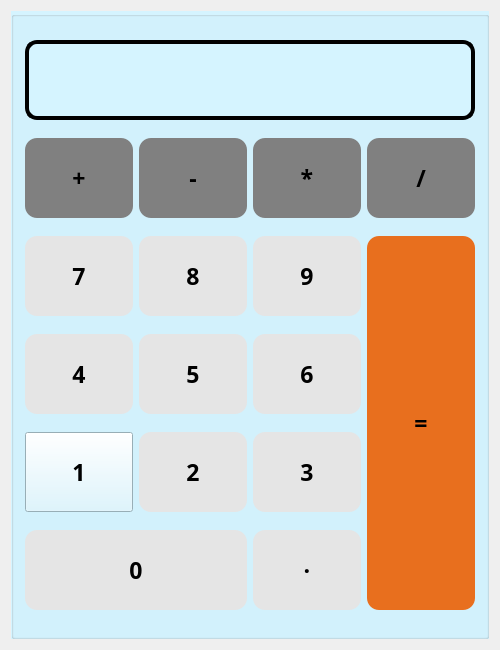
<?xml version="1.0" encoding="UTF-8"?>
<ui version="4.0">
 <class>MyDialog</class>
 <widget class="QDialog" name="MyDialog">
  <property name="geometry">
   <rect>
    <x>0</x>
    <y>0</y>
    <width>500</width>
    <height>650</height>
   </rect>
  </property>
  <property name="minimumSize">
   <size>
    <width>500</width>
    <height>650</height>
   </size>
  </property>
  <property name="maximumSize">
   <size>
    <width>500</width>
    <height>650</height>
   </size>
  </property>
  <property name="windowTitle">
   <string>MyDialog</string>
  </property>
  <layout class="QGridLayout" name="gridLayout_3">
   <item row="0" column="0">
    <widget class="QGroupBox" name="groupBox">
     <property name="minimumSize">
      <size>
       <width>380</width>
       <height>400</height>
      </size>
     </property>
     <property name="font">
      <font>
       <family>黑体</family>
       <pointsize>17</pointsize>
       <weight>75</weight>
       <bold>true</bold>
       <kerning>true</kerning>
      </font>
     </property>
     <property name="layoutDirection">
      <enum>Qt::LeftToRight</enum>
     </property>
     <property name="autoFillBackground">
      <bool>false</bool>
     </property>
     <property name="styleSheet">
      <string notr="true">background-color: rgb(213, 244, 255);</string>
     </property>
     <property name="title">
      <string/>
     </property>
     <layout class="QGridLayout" name="gridLayout">
      <item row="1" column="3">
       <widget class="QPushButton" name="button_chu">
        <property name="minimumSize">
         <size>
          <width>50</width>
          <height>80</height>
         </size>
        </property>
        <property name="font">
         <font>
          <family>黑体</family>
          <pointsize>17</pointsize>
          <weight>75</weight>
          <italic>false</italic>
          <bold>true</bold>
          <kerning>true</kerning>
         </font>
        </property>
        <property name="styleSheet">
         <string notr="true">border-radius:12px ;background-color:gray;
</string>
        </property>
        <property name="text">
         <string>/</string>
        </property>
       </widget>
      </item>
      <item row="1" column="2">
       <widget class="QPushButton" name="button_cheng">
        <property name="minimumSize">
         <size>
          <width>50</width>
          <height>80</height>
         </size>
        </property>
        <property name="font">
         <font>
          <family>黑体</family>
          <pointsize>17</pointsize>
          <weight>75</weight>
          <italic>false</italic>
          <bold>true</bold>
          <kerning>true</kerning>
         </font>
        </property>
        <property name="styleSheet">
         <string notr="true">border-radius:12px;background-color:gray;</string>
        </property>
        <property name="text">
         <string>*</string>
        </property>
       </widget>
      </item>
      <item row="1" column="1">
       <widget class="QPushButton" name="button_jian">
        <property name="minimumSize">
         <size>
          <width>50</width>
          <height>80</height>
         </size>
        </property>
        <property name="font">
         <font>
          <family>黑体</family>
          <pointsize>17</pointsize>
          <weight>75</weight>
          <italic>false</italic>
          <bold>true</bold>
          <kerning>true</kerning>
         </font>
        </property>
        <property name="styleSheet">
         <string notr="true">border-radius:12px;background-color:gray;</string>
        </property>
        <property name="text">
         <string>-</string>
        </property>
       </widget>
      </item>
      <item row="1" column="0">
       <widget class="QPushButton" name="button_jia">
        <property name="minimumSize">
         <size>
          <width>50</width>
          <height>80</height>
         </size>
        </property>
        <property name="font">
         <font>
          <family>黑体</family>
          <pointsize>17</pointsize>
          <weight>75</weight>
          <italic>false</italic>
          <bold>true</bold>
          <kerning>true</kerning>
         </font>
        </property>
        <property name="styleSheet">
         <string notr="true">border-radius:12px;background-color:gray;</string>
        </property>
        <property name="text">
         <string>+</string>
        </property>
       </widget>
      </item>
      <item row="4" column="1">
       <widget class="QPushButton" name="button_2">
        <property name="minimumSize">
         <size>
          <width>50</width>
          <height>80</height>
         </size>
        </property>
        <property name="font">
         <font>
          <family>黑体</family>
          <pointsize>17</pointsize>
          <weight>75</weight>
          <italic>false</italic>
          <bold>true</bold>
          <kerning>true</kerning>
         </font>
        </property>
        <property name="styleSheet">
         <string notr="true">border-radius:12px;background-color:rgb(229,229,229);</string>
        </property>
        <property name="text">
         <string>2</string>
        </property>
       </widget>
      </item>
      <item row="3" column="2">
       <widget class="QPushButton" name="button_6">
        <property name="minimumSize">
         <size>
          <width>50</width>
          <height>80</height>
         </size>
        </property>
        <property name="font">
         <font>
          <family>黑体</family>
          <pointsize>17</pointsize>
          <weight>75</weight>
          <italic>false</italic>
          <bold>true</bold>
          <kerning>true</kerning>
         </font>
        </property>
        <property name="styleSheet">
         <string notr="true">border-radius:12px;background-color:rgb(229,229,229);</string>
        </property>
        <property name="text">
         <string>6</string>
        </property>
       </widget>
      </item>
      <item row="4" column="0">
       <widget class="QPushButton" name="button_1">
        <property name="minimumSize">
         <size>
          <width>50</width>
          <height>80</height>
         </size>
        </property>
        <property name="font">
         <font>
          <family>黑体</family>
          <pointsize>17</pointsize>
          <weight>75</weight>
          <italic>false</italic>
          <bold>true</bold>
          <kerning>true</kerning>
         </font>
        </property>
        <property name="styleSheet">
         <string notr="true">background-color:rgb(229,229,229);border-radius:12px;
hover{
	background-color:pink;
	color:white;
};
</string>
        </property>
        <property name="text">
         <string>1</string>
        </property>
       </widget>
      </item>
      <item row="5" column="0" colspan="2">
       <widget class="QPushButton" name="button_0">
        <property name="enabled">
         <bool>true</bool>
        </property>
        <property name="minimumSize">
         <size>
          <width>103</width>
          <height>80</height>
         </size>
        </property>
        <property name="font">
         <font>
          <family>黑体</family>
          <pointsize>17</pointsize>
          <weight>75</weight>
          <bold>true</bold>
          <stylestrategy>PreferDefault</stylestrategy>
         </font>
        </property>
        <property name="layoutDirection">
         <enum>Qt::LeftToRight</enum>
        </property>
        <property name="styleSheet">
         <string notr="true">border-radius:12px;
background-color:rgb(229,229,229);
</string>
        </property>
        <property name="text">
         <string>0</string>
        </property>
       </widget>
      </item>
      <item row="2" column="3" rowspan="4">
       <widget class="QPushButton" name="button_dengyu">
        <property name="minimumSize">
         <size>
          <width>80</width>
          <height>0</height>
         </size>
        </property>
        <property name="maximumSize">
         <size>
          <width>16777215</width>
          <height>8000</height>
         </size>
        </property>
        <property name="font">
         <font>
          <family>黑体</family>
          <pointsize>17</pointsize>
          <weight>75</weight>
          <bold>true</bold>
         </font>
        </property>
        <property name="styleSheet">
         <string notr="true">border-radius:12px;background-color:rgb(232,111,30);</string>
        </property>
        <property name="text">
         <string>=</string>
        </property>
       </widget>
      </item>
      <item row="5" column="2">
       <widget class="QPushButton" name="button_dian">
        <property name="enabled">
         <bool>true</bool>
        </property>
        <property name="minimumSize">
         <size>
          <width>50</width>
          <height>80</height>
         </size>
        </property>
        <property name="font">
         <font>
          <family>黑体</family>
          <pointsize>17</pointsize>
          <weight>75</weight>
          <bold>true</bold>
         </font>
        </property>
        <property name="styleSheet">
         <string notr="true">border-radius:12px;background-color:rgb(229,229,229);</string>
        </property>
        <property name="text">
         <string>·</string>
        </property>
       </widget>
      </item>
      <item row="4" column="2">
       <widget class="QPushButton" name="button_3">
        <property name="minimumSize">
         <size>
          <width>50</width>
          <height>80</height>
         </size>
        </property>
        <property name="font">
         <font>
          <family>黑体</family>
          <pointsize>17</pointsize>
          <weight>75</weight>
          <italic>false</italic>
          <bold>true</bold>
          <kerning>true</kerning>
         </font>
        </property>
        <property name="styleSheet">
         <string notr="true">border-radius:12px;background-color:rgb(229,229,229);</string>
        </property>
        <property name="text">
         <string>3</string>
        </property>
       </widget>
      </item>
      <item row="2" column="2">
       <widget class="QPushButton" name="button_9">
        <property name="minimumSize">
         <size>
          <width>50</width>
          <height>80</height>
         </size>
        </property>
        <property name="font">
         <font>
          <family>黑体</family>
          <pointsize>17</pointsize>
          <weight>75</weight>
          <italic>false</italic>
          <bold>true</bold>
          <kerning>true</kerning>
         </font>
        </property>
        <property name="styleSheet">
         <string notr="true">border-radius:12px;background-color:rgb(229,229,229);</string>
        </property>
        <property name="text">
         <string>9</string>
        </property>
       </widget>
      </item>
      <item row="2" column="0">
       <widget class="QPushButton" name="button_7">
        <property name="minimumSize">
         <size>
          <width>50</width>
          <height>80</height>
         </size>
        </property>
        <property name="font">
         <font>
          <family>黑体</family>
          <pointsize>17</pointsize>
          <weight>75</weight>
          <italic>false</italic>
          <bold>true</bold>
          <kerning>true</kerning>
         </font>
        </property>
        <property name="styleSheet">
         <string notr="true">border-radius:12px;background-color:rgb(229,229,229);</string>
        </property>
        <property name="text">
         <string>7</string>
        </property>
       </widget>
      </item>
      <item row="2" column="1">
       <widget class="QPushButton" name="button_8">
        <property name="minimumSize">
         <size>
          <width>50</width>
          <height>80</height>
         </size>
        </property>
        <property name="font">
         <font>
          <family>黑体</family>
          <pointsize>17</pointsize>
          <weight>75</weight>
          <italic>false</italic>
          <bold>true</bold>
          <kerning>true</kerning>
         </font>
        </property>
        <property name="styleSheet">
         <string notr="true">border-radius:12px;background-color:rgb(229,229,229);</string>
        </property>
        <property name="text">
         <string>8</string>
        </property>
       </widget>
      </item>
      <item row="3" column="1">
       <widget class="QPushButton" name="button_5">
        <property name="minimumSize">
         <size>
          <width>50</width>
          <height>80</height>
         </size>
        </property>
        <property name="font">
         <font>
          <family>黑体</family>
          <pointsize>17</pointsize>
          <weight>75</weight>
          <italic>false</italic>
          <bold>true</bold>
          <underline>false</underline>
          <strikeout>false</strikeout>
          <kerning>true</kerning>
         </font>
        </property>
        <property name="styleSheet">
         <string notr="true">border-radius:12px;background-color:rgb(229,229,229);</string>
        </property>
        <property name="text">
         <string>5</string>
        </property>
       </widget>
      </item>
      <item row="3" column="0">
       <widget class="QPushButton" name="button_4">
        <property name="minimumSize">
         <size>
          <width>50</width>
          <height>80</height>
         </size>
        </property>
        <property name="font">
         <font>
          <family>黑体</family>
          <pointsize>17</pointsize>
          <weight>75</weight>
          <italic>false</italic>
          <bold>true</bold>
          <kerning>true</kerning>
         </font>
        </property>
        <property name="styleSheet">
         <string notr="true">border-radius:12px;background-color:rgb(229,229,229);</string>
        </property>
        <property name="text">
         <string>4</string>
        </property>
       </widget>
      </item>
      <item row="0" column="0" colspan="4">
       <widget class="QLineEdit" name="lineEdit">
        <property name="minimumSize">
         <size>
          <width>0</width>
          <height>80</height>
         </size>
        </property>
        <property name="font">
         <font>
          <family>黑体</family>
          <pointsize>35</pointsize>
          <weight>75</weight>
          <bold>true</bold>
         </font>
        </property>
        <property name="styleSheet">
         <string notr="true">border:4px solid black;border-radius:12px;
</string>
        </property>
        <property name="maxLength">
         <number>20</number>
        </property>
        <property name="frame">
         <bool>true</bool>
        </property>
        <property name="alignment">
         <set>Qt::AlignRight|Qt::AlignTrailing|Qt::AlignVCenter</set>
        </property>
        <property name="dragEnabled">
         <bool>false</bool>
        </property>
        <property name="readOnly">
         <bool>true</bool>
        </property>
       </widget>
      </item>
     </layout>
    </widget>
   </item>
  </layout>
 </widget>
 <layoutdefault spacing="6" margin="11"/>
 <resources/>
 <connections/>
</ui>
